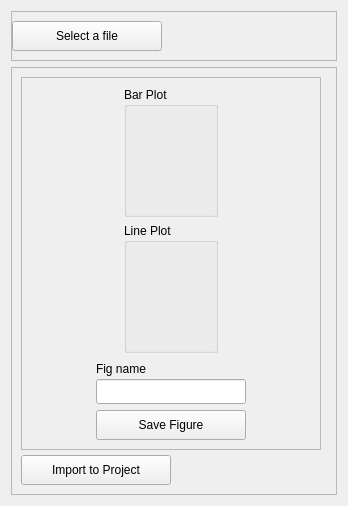
     <widget class="QWidget" name="AreaImpact_Page">
      <attribute name="title">
       <string>Tab 1</string>
      </attribute>
      <layout class="QGridLayout" name="gridLayout">
       <item row="0" column="0">
        <widget class="QFrame" name="frame_to_button_AI">
         <property name="sizePolicy">
          <sizepolicy hsizetype="Expanding" vsizetype="Preferred">
           <horstretch>0</horstretch>
           <verstretch>0</verstretch>
          </sizepolicy>
         </property>
         <property name="minimumSize">
          <size>
           <width>0</width>
           <height>50</height>
          </size>
         </property>
         <property name="maximumSize">
          <size>
           <width>16777215</width>
           <height>50</height>
          </size>
         </property>
         <property name="frameShape">
          <enum>QFrame::Shape::StyledPanel</enum>
         </property>
         <property name="frameShadow">
          <enum>QFrame::Shadow::Raised</enum>
         </property>
         <layout class="QVBoxLayout" name="verticalLayout_2">
          <property name="leftMargin">
           <number>0</number>
          </property>
          <item>
           <widget class="QPushButton" name="selectfile_button_AI">
            <property name="minimumSize">
             <size>
              <width>150</width>
              <height>30</height>
             </size>
            </property>
            <property name="maximumSize">
             <size>
              <width>150</width>
              <height>30</height>
             </size>
            </property>
            <property name="text">
             <string>Select a file</string>
            </property>
           </widget>
          </item>
         </layout>
        </widget>
       </item>
       <item row="1" column="0">
        <widget class="QFrame" name="main_frame_AI">
         <property name="sizePolicy">
          <sizepolicy hsizetype="Expanding" vsizetype="Expanding">
           <horstretch>0</horstretch>
           <verstretch>0</verstretch>
          </sizepolicy>
         </property>
         <property name="frameShape">
          <enum>QFrame::Shape::StyledPanel</enum>
         </property>
         <property name="frameShadow">
          <enum>QFrame::Shadow::Raised</enum>
         </property>
         <layout class="QGridLayout" name="gridLayout_3">
          <item row="0" column="0">
           <layout class="QVBoxLayout" name="VLayout_VarButton_AI">
            <property name="spacing">
             <number>0</number>
            </property>
            <item>
             <widget class="QFrame" name="frame_variables_AI">
              <property name="sizePolicy">
               <sizepolicy hsizetype="Preferred" vsizetype="Expanding">
                <horstretch>0</horstretch>
                <verstretch>0</verstretch>
               </sizepolicy>
              </property>
              <property name="minimumSize">
               <size>
                <width>300</width>
                <height>0</height>
               </size>
              </property>
              <property name="maximumSize">
               <size>
                <width>300</width>
                <height>16777215</height>
               </size>
              </property>
              <property name="frameShape">
               <enum>QFrame::Shape::StyledPanel</enum>
              </property>
              <property name="frameShadow">
               <enum>QFrame::Shadow::Raised</enum>
              </property>
              <layout class="QGridLayout" name="gridLayout_6">
               <item row="0" column="0">
                <layout class="QHBoxLayout" name="HLayout_barplot_AI">
                 <item>
                  <spacer name="horizontalSpacer_6">
                   <property name="orientation">
                    <enum>Qt::Orientation::Horizontal</enum>
                   </property>
                   <property name="sizeHint" stdset="0">
                    <size>
                     <width>20</width>
                     <height>20</height>
                    </size>
                   </property>
                  </spacer>
                 </item>
                 <item>
                  <widget class="QGroupBox" name="BarPlot_AI">
                   <property name="sizePolicy">
                    <sizepolicy hsizetype="Expanding" vsizetype="Preferred">
                     <horstretch>0</horstretch>
                     <verstretch>0</verstretch>
                    </sizepolicy>
                   </property>
                   <property name="minimumSize">
                    <size>
                     <width>0</width>
                     <height>130</height>
                    </size>
                   </property>
                   <property name="maximumSize">
                    <size>
                     <width>16777215</width>
                     <height>130</height>
                    </size>
                   </property>
                   <property name="title">
                    <string>Bar Plot</string>
                   </property>
                   <layout class="QVBoxLayout" name="verticalLayout"/>
                  </widget>
                 </item>
                 <item>
                  <spacer name="horizontalSpacer_5">
                   <property name="orientation">
                    <enum>Qt::Orientation::Horizontal</enum>
                   </property>
                   <property name="sizeHint" stdset="0">
                    <size>
                     <width>20</width>
                     <height>20</height>
                    </size>
                   </property>
                  </spacer>
                 </item>
                </layout>
               </item>
               <item row="1" column="0">
                <layout class="QHBoxLayout" name="HLayout_lineplot_AI">
                 <item>
                  <spacer name="horizontalSpacer_3">
                   <property name="orientation">
                    <enum>Qt::Orientation::Horizontal</enum>
                   </property>
                   <property name="sizeHint" stdset="0">
                    <size>
                     <width>20</width>
                     <height>20</height>
                    </size>
                   </property>
                  </spacer>
                 </item>
                 <item>
                  <widget class="QGroupBox" name="LinePlot_AI">
                   <property name="sizePolicy">
                    <sizepolicy hsizetype="Expanding" vsizetype="Preferred">
                     <horstretch>0</horstretch>
                     <verstretch>0</verstretch>
                    </sizepolicy>
                   </property>
                   <property name="minimumSize">
                    <size>
                     <width>0</width>
                     <height>130</height>
                    </size>
                   </property>
                   <property name="maximumSize">
                    <size>
                     <width>16777215</width>
                     <height>130</height>
                    </size>
                   </property>
                   <property name="title">
                    <string>Line Plot</string>
                   </property>
                  </widget>
                 </item>
                 <item>
                  <spacer name="horizontalSpacer_4">
                   <property name="orientation">
                    <enum>Qt::Orientation::Horizontal</enum>
                   </property>
                   <property name="sizeHint" stdset="0">
                    <size>
                     <width>20</width>
                     <height>20</height>
                    </size>
                   </property>
                  </spacer>
                 </item>
                </layout>
               </item>
               <item row="2" column="0">
                <layout class="QVBoxLayout" name="VLayout_figsave_AI">
                 <item>
                  <layout class="QHBoxLayout" name="HLayout_figname_AI">
                   <item>
                    <spacer name="horizontalSpacer_2">
                     <property name="orientation">
                      <enum>Qt::Orientation::Horizontal</enum>
                     </property>
                     <property name="sizeHint" stdset="0">
                      <size>
                       <width>20</width>
                       <height>20</height>
                      </size>
                     </property>
                    </spacer>
                   </item>
                   <item>
                    <layout class="QVBoxLayout" name="VLayout_figname_label_AI">
                     <property name="spacing">
                      <number>0</number>
                     </property>
                     <item>
                      <widget class="QLabel" name="figname_label_AI">
                       <property name="minimumSize">
                        <size>
                         <width>0</width>
                         <height>20</height>
                        </size>
                       </property>
                       <property name="maximumSize">
                        <size>
                         <width>16777215</width>
                         <height>20</height>
                        </size>
                       </property>
                       <property name="text">
                        <string>Fig name</string>
                       </property>
                      </widget>
                     </item>
                     <item>
                      <widget class="QLineEdit" name="LineEdit_AI">
                       <property name="minimumSize">
                        <size>
                         <width>150</width>
                         <height>25</height>
                        </size>
                       </property>
                       <property name="maximumSize">
                        <size>
                         <width>150</width>
                         <height>25</height>
                        </size>
                       </property>
                      </widget>
                     </item>
                    </layout>
                   </item>
                   <item>
                    <spacer name="horizontalSpacer">
                     <property name="orientation">
                      <enum>Qt::Orientation::Horizontal</enum>
                     </property>
                     <property name="sizeHint" stdset="0">
                      <size>
                       <width>20</width>
                       <height>20</height>
                      </size>
                     </property>
                    </spacer>
                   </item>
                  </layout>
                 </item>
                 <item>
                  <layout class="QHBoxLayout" name="HLayout_savebutton_AI">
                   <item>
                    <spacer name="horizontalSpacer_8">
                     <property name="orientation">
                      <enum>Qt::Orientation::Horizontal</enum>
                     </property>
                     <property name="sizeHint" stdset="0">
                      <size>
                       <width>20</width>
                       <height>20</height>
                      </size>
                     </property>
                    </spacer>
                   </item>
                   <item>
                    <widget class="QPushButton" name="savebutton_AI">
                     <property name="minimumSize">
                      <size>
                       <width>150</width>
                       <height>30</height>
                      </size>
                     </property>
                     <property name="maximumSize">
                      <size>
                       <width>150</width>
                       <height>30</height>
                      </size>
                     </property>
                     <property name="text">
                      <string>Save Figure</string>
                     </property>
                    </widget>
                   </item>
                   <item>
                    <spacer name="horizontalSpacer_7">
                     <property name="orientation">
                      <enum>Qt::Orientation::Horizontal</enum>
                     </property>
                     <property name="sizeHint" stdset="0">
                      <size>
                       <width>20</width>
                       <height>20</height>
                      </size>
                     </property>
                    </spacer>
                   </item>
                  </layout>
                 </item>
                </layout>
               </item>
              </layout>
             </widget>
            </item>
            <item>
             <spacer name="verticalSpacer_AI">
              <property name="orientation">
               <enum>Qt::Orientation::Vertical</enum>
              </property>
              <property name="sizeType">
               <enum>QSizePolicy::Policy::Fixed</enum>
              </property>
              <property name="sizeHint" stdset="0">
               <size>
                <width>20</width>
                <height>5</height>
               </size>
              </property>
             </spacer>
            </item>
            <item>
             <widget class="QPushButton" name="import_button_AI">
              <property name="minimumSize">
               <size>
                <width>150</width>
                <height>30</height>
               </size>
              </property>
              <property name="maximumSize">
               <size>
                <width>150</width>
                <height>30</height>
               </size>
              </property>
              <property name="text">
               <string>Import to Project</string>
              </property>
             </widget>
            </item>
           </layout>
          </item>
          <item row="0" column="1">
           <widget class="QFrame" name="Fig_Frame_AI">
            <property name="sizePolicy">
             <sizepolicy hsizetype="Expanding" vsizetype="Expanding">
              <horstretch>0</horstretch>
              <verstretch>0</verstretch>
             </sizepolicy>
            </property>
            <property name="frameShape">
             <enum>QFrame::Shape::StyledPanel</enum>
            </property>
            <property name="frameShadow">
             <enum>QFrame::Shadow::Raised</enum>
            </property>
            <widget class="QLabel" name="label_2">
             <property name="geometry">
              <rect>
               <x>60</x>
               <y>190</y>
               <width>151</width>
               <height>51</height>
              </rect>
             </property>
             <property name="text">
              <string>Area Impact</string>
             </property>
            </widget>
           </widget>
          </item>
         </layout>
        </widget>
       </item>
      </layout>
     </widget>
